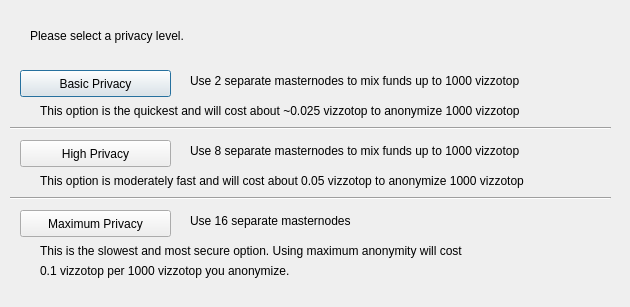
<?xml version="1.0" encoding="UTF-8"?>
<ui version="4.0">
 <class>DarksendConfig</class>
 <widget class="QDialog" name="DarksendConfig">
  <property name="geometry">
   <rect>
    <x>0</x>
    <y>0</y>
    <width>630</width>
    <height>307</height>
   </rect>
  </property>
  <property name="windowTitle">
   <string>Configure Darksend</string>
  </property>
  <widget class="QPushButton" name="buttonBasic">
   <property name="geometry">
    <rect>
     <x>20</x>
     <y>70</y>
     <width>151</width>
     <height>27</height>
    </rect>
   </property>
   <property name="text">
    <string>Basic Privacy</string>
   </property>
  </widget>
  <widget class="QPushButton" name="buttonHigh">
   <property name="geometry">
    <rect>
     <x>20</x>
     <y>140</y>
     <width>151</width>
     <height>27</height>
    </rect>
   </property>
   <property name="text">
    <string>High Privacy</string>
   </property>
  </widget>
  <widget class="QPushButton" name="buttonMax">
   <property name="geometry">
    <rect>
     <x>20</x>
     <y>210</y>
     <width>151</width>
     <height>27</height>
    </rect>
   </property>
   <property name="text">
    <string>Maximum Privacy</string>
   </property>
  </widget>
  <widget class="QLabel" name="label">
   <property name="geometry">
    <rect>
     <x>30</x>
     <y>20</y>
     <width>571</width>
     <height>31</height>
    </rect>
   </property>
   <property name="text">
    <string>Please select a privacy level.</string>
   </property>
  </widget>
  <widget class="QLabel" name="label_2">
   <property name="geometry">
    <rect>
     <x>190</x>
     <y>70</y>
     <width>421</width>
     <height>21</height>
    </rect>
   </property>
   <property name="text">
    <string>Use 2 separate masternodes to mix funds up to 1000 vizzotop</string>
   </property>
  </widget>
  <widget class="QLabel" name="label_3">
   <property name="geometry">
    <rect>
     <x>190</x>
     <y>140</y>
     <width>411</width>
     <height>21</height>
    </rect>
   </property>
   <property name="text">
    <string>Use 8 separate masternodes to mix funds up to 1000 vizzotop</string>
   </property>
  </widget>
  <widget class="QLabel" name="label_4">
   <property name="geometry">
    <rect>
     <x>190</x>
     <y>210</y>
     <width>421</width>
     <height>21</height>
    </rect>
   </property>
   <property name="text">
    <string>Use 16 separate masternodes</string>
   </property>
  </widget>
  <widget class="QLabel" name="label_6">
   <property name="geometry">
    <rect>
     <x>40</x>
     <y>100</y>
     <width>561</width>
     <height>21</height>
    </rect>
   </property>
   <property name="text">
    <string>This option is the quickest and will cost about ~0.025 vizzotop to anonymize 1000 vizzotop</string>
   </property>
  </widget>
  <widget class="QLabel" name="label_7">
   <property name="geometry">
    <rect>
     <x>40</x>
     <y>170</y>
     <width>561</width>
     <height>21</height>
    </rect>
   </property>
   <property name="text">
    <string>This option is moderately fast and will cost about 0.05 vizzotop to anonymize 1000 vizzotop</string>
   </property>
  </widget>
  <widget class="QLabel" name="label_8">
   <property name="geometry">
    <rect>
     <x>40</x>
     <y>240</y>
     <width>561</width>
     <height>21</height>
    </rect>
   </property>
   <property name="text">
    <string>This is the slowest and most secure option. Using maximum anonymity will cost</string>
   </property>
  </widget>
  <widget class="QLabel" name="label_9">
   <property name="geometry">
    <rect>
     <x>40</x>
     <y>260</y>
     <width>561</width>
     <height>21</height>
    </rect>
   </property>
   <property name="text">
    <string>0.1 vizzotop per 1000 vizzotop you anonymize.</string>
   </property>
  </widget>
  <widget class="Line" name="line">
   <property name="geometry">
    <rect>
     <x>10</x>
     <y>120</y>
     <width>601</width>
     <height>16</height>
    </rect>
   </property>
   <property name="orientation">
    <enum>Qt::Horizontal</enum>
   </property>
  </widget>
  <widget class="Line" name="line_2">
   <property name="geometry">
    <rect>
     <x>10</x>
     <y>190</y>
     <width>601</width>
     <height>16</height>
    </rect>
   </property>
   <property name="orientation">
    <enum>Qt::Horizontal</enum>
   </property>
  </widget>
 </widget>
 <resources/>
 <connections/>
</ui>
